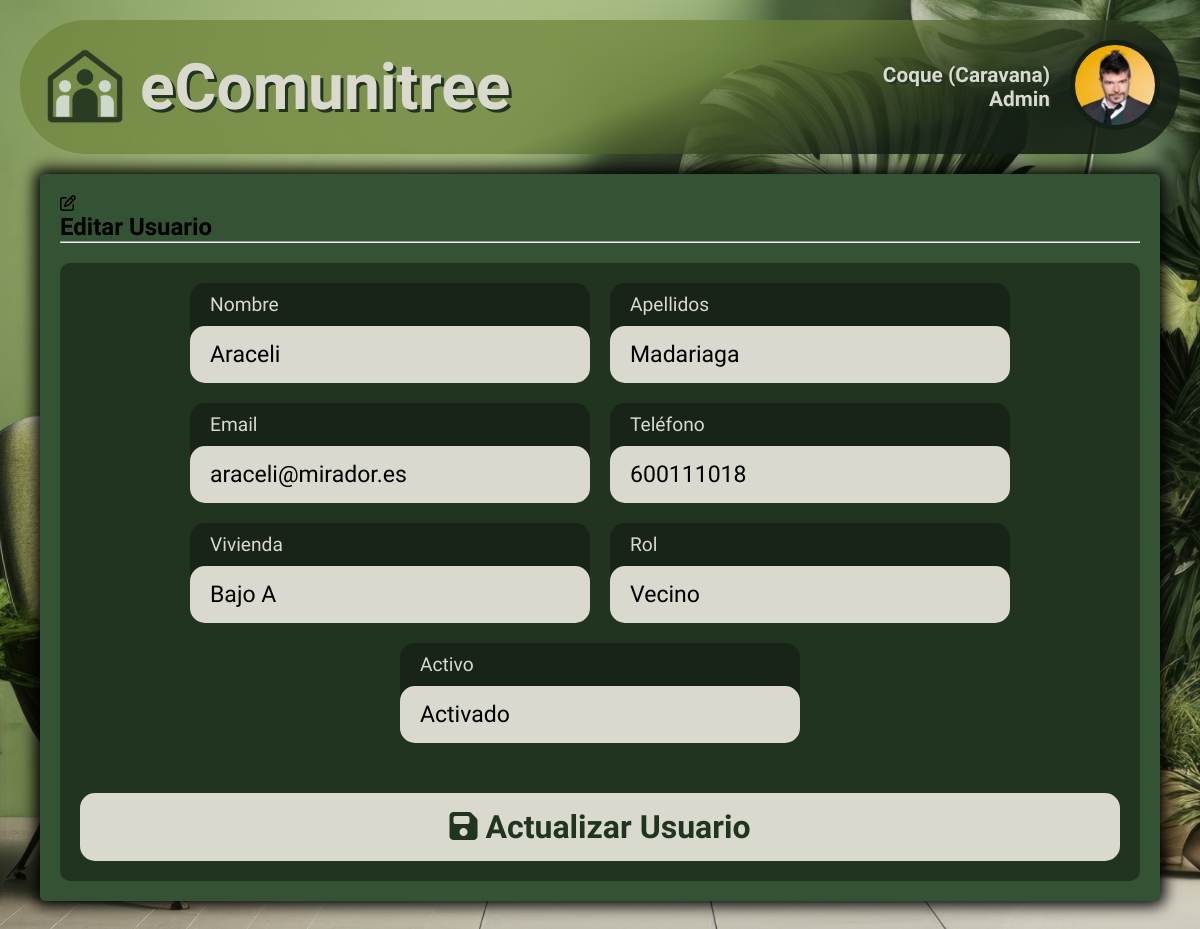
The page /admin/edit_usuario.php?edit=20 (signed in) on the database its author committed.
### tables this page shows
CREATE TABLE usuarios (
    id_usuario INT AUTO_INCREMENT PRIMARY KEY,
    nombre VARCHAR(100) NOT NULL,
    apellidos VARCHAR(150),
    email VARCHAR(150) NOT NULL UNIQUE,
    password VARCHAR(255) NOT NULL,
    rol ENUM('vecino', 'presidente', 'admin') NOT NULL,
    telefono VARCHAR(20),
    vivienda VARCHAR(20) NOT NULL,
    foto VARCHAR(255) DEFAULT 'default.jpg',
    activo BOOLEAN DEFAULT TRUE,
    fecha_creacion TIMESTAMP DEFAULT CURRENT_TIMESTAMP
);

### admin/edit_usuario.php (the view, shortened to what this page needs)
<?php
    include("../db/db.inc");
    $id_usuario = intval($_GET['edit']);
    $sql_check = "SELECT * FROM usuarios WHERE id_usuario = ?";
    $stmt_check = $conn->prepare($sql_check);
    $stmt_check->bind_param("i", $id_usuario);
    $stmt_check->execute();
    $res = $stmt_check->get_result();
    $usuario = $res->fetch_assoc();
?>
<!DOCTYPE html>
<html lang="en">
<head>
    <link rel="stylesheet" href="../css/insert_edit/insert_edit.css">
</head>
<body>
    <header class="body-header">
        <a href="../index.php" class="btn-index">
            <img src="../img/logo-transparencia.png" alt="logotipo">
            <h1>eComunitree</h1>
        </a>
        <div class="user">
            <div class="user-name">
                <p><?= $_SESSION["nombre"] ?> (<?= $_SESSION["vivienda"] ?>)</p>
                <p><?= ucfirst($_SESSION["rol"]) ?></p>
            </div>
            <a href="desconectar_admin.php" title="Cerrar sesión">
                <img src="../img_user/<?= $_SESSION["foto"]; ?>" alt="Perfil de <?= $_SESSION['nombre']; ?>">
            </a>
        </div>
    </header>
    <main>
        <?php
            $sql = "SELECT * FROM usuarios WHERE id_usuario = '$id_usuario'";
            $res = mysqli_query($conn, $sql);
            if (mysqli_num_rows($res) > 0) {
                $usuario = mysqli_fetch_assoc($res);
            }
            else {
                header("location:gestion_usuarios.php");
                die();
            }
        ?>
        <section class="panel-control">
            <div class="section-header">
                <i class="fa-regular fa-pen-to-square icono-header"></i>
                <h2>Editar Usuario</h2>
            </div>
            <hr>
            <form action="" method="POST">
                <div class="form">
                    <div class="casilla">
                        <label for="nombre">Nombre</label>
                        <input type="text" name="nombre" id="nombre" value="<?= $usuario["nombre"] ?>" required>
                    </div>
                    <div class="casilla">
                        <label for="apellidos">Apellidos</label>
                        <input type="text" name="apellidos" id="apellidos" value="<?= $usuario["apellidos"] ?>" required>
                    </div>
                    <div class="casilla">
                        <label for="email">Email</label>
                        <input type="email" name="email" id="email" value="<?= $usuario["email"] ?>" required>
                    </div>
                    <div class="casilla">
                        <label for="telefono">Teléfono</label>
                        <input type="text" name="telefono" id="telefono" value="<?= $usuario["telefono"] ?>">
                    </div>
                    <div class="casilla">
                        <label for="vivienda">Vivienda</label>
                        <input type="text" name="vivienda" id="vivienda" value="<?= $usuario["vivienda"] ?>" required>
                    </div>
                    <?php if ($_SESSION["id_usuario"] != $id_usuario): ?>
                    <div class="casilla">
                        <label for="rol">Rol</label>
                        <select name="rol" id="rol" class="seleccion" required>
                            <?php
                                $rol = $usuario["rol"];
                                if ($rol=='vecino') {
                                    print'
                                    <option value="vecino" selected>Vecino</option>
                                    <option value="presidente">Presidente</option>
                                    <option value="admin">Administrador</option>';
                                }
                            ?>
                        </select>
                    </div>
                    <?php endif; ?>
                    <div class="casilla">
                        <label for="activo">Activo</label>
                        <select name="activo" class="seleccion" required>
                            <option value="1" <?= $usuario['activo']==1?'selected':'' ?> >Activado</option>
                        </select>
                    </div>
                </div>
                <button type="submit" class="guardar"><i class="fa-solid fa-floppy-disk"></i> Actualizar Usuario</button>
            </form>
        </section>
    </main>
</body>
</html>

### css/insert_edit/insert_edit.css (style rules this page uses)
* { margin: 0; padding: 0; box-sizing: border-box; font-family: "Imprima"; }
html { background: url(../../img/fondo-login.jpg); background-position: center; background-size: cover; background-repeat: no-repeat; background-attachment: fixed; min-height: 100vh; padding: 20px; }
header.body-header { background: linear-gradient(160deg, rgba(109, 131, 58, 0.7137254902) 55%, rgba(21, 32, 21, 0.8784313725) 80%); border-radius: 100px; padding: 20px 20px; padding-right: 10px; display: flex; align-items: center; justify-content: space-between; text-shadow: rgb(32.3555555556, 51.6444444444, 32.3555555556) 3px 3px 0; }
header.body-header a.btn-index { display: flex; align-items: center; text-decoration: none; transition: all 0.2s ease; }
header.body-header a.btn-index img { width: 90px; margin-right: 10px; }
header.body-header a.btn-index h1 { color: #d9d9ce; font-size: 4em; font-family: "Grand Hotel"; }
header.body-header .user { display: flex; align-items: center; gap: 20px; color: #d9d9ce; }
header.body-header .user p { text-align: end; font-size: 1.3em; text-shadow: rgb(32.3555555556, 51.6444444444, 32.3555555556) 2px 2px 0px; font-weight: bold; }
header.body-header .user a { text-decoration: none; transition: all 0.1s ease; }
header.body-header .user a img { margin-right: 10px; width: 90px; border: 5px solid #152015; border-radius: 100px; }
main { padding: 20px; }
main .panel-control { width: 100%; margin: auto; padding: 20px; background-color: #345334; border-radius: 5px; box-shadow: 0 0 15px 5px #000; display: flex; flex-direction: column; }
main .panel-control form { margin-top: 20px; padding: 20px; background-color: rgb(32.3555555556, 51.6444444444, 32.3555555556); border-radius: 10px; }
main .panel-control form .form { display: flex; flex-wrap: wrap; justify-content: center; gap: 20px; }
main .panel-control form .form .casilla { width: 100%; min-width: 300px; max-width: 400px; padding: 15px 20px; border: 0; border-radius: 15px; font-size: 1.2em; background-color: #d9d9ce; padding: 0; display: flex; flex-direction: column; background-color: rgb(22.5333333333, 35.9666666667, 22.5333333333); color: #d9d9ce; }
main .panel-control form .form .casilla label, main .panel-control form .form .casilla p { margin: 10px 20px; }
main .panel-control form .form .casilla input:not(.checkbox, .imagen) { width: 100%; min-width: 300px; max-width: 400px; padding: 15px 20px; border: 0; border-radius: 15px; font-size: 1.2em; background-color: #d9d9ce; }
main .panel-control form .form .casilla .seleccion { width: 100%; min-width: 300px; max-width: 400px; padding: 15px 20px; border: 0; border-radius: 15px; font-size: 1.2em; background-color: #d9d9ce; background-color: #d9d9ce; -webkit-appearance: none; -moz-appearance: none; appearance: none; cursor: pointer; }
main .panel-control form .guardar { width: 100%; min-width: 300px; max-width: 400px; padding: 15px 20px; border: 0; border-radius: 15px; font-size: 1.2em; background-color: #d9d9ce; max-width: none; display: block; margin: 50px auto 0; cursor: pointer; background-color: #d9d9ce; color: rgb(32.3555555556, 51.6444444444, 32.3555555556); font-weight: bold; font-size: 2em; transition: 0.2s ease; }

### rows shown on the page
usuarios: nombre "Araceli", apellidos "Madariaga", email "araceli@mirador.es", telefono "600111018", vivienda "Bajo A", rol "Vecino", activo "Activado"

### other values the page prints
$_SESSION["nombre"] "Coque"
$_SESSION["vivienda"] "Caravana"
$_SESSION["rol"] "Admin"
